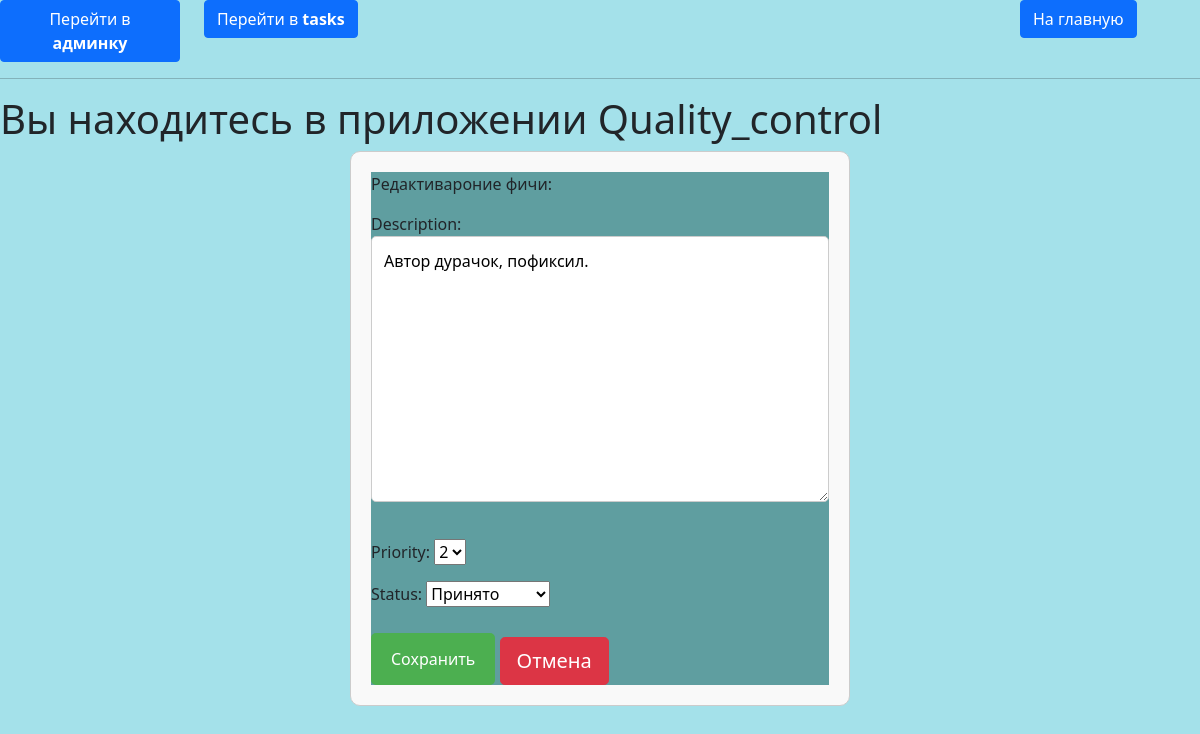
Before: /control/feature/edit/1/ with the older database file.
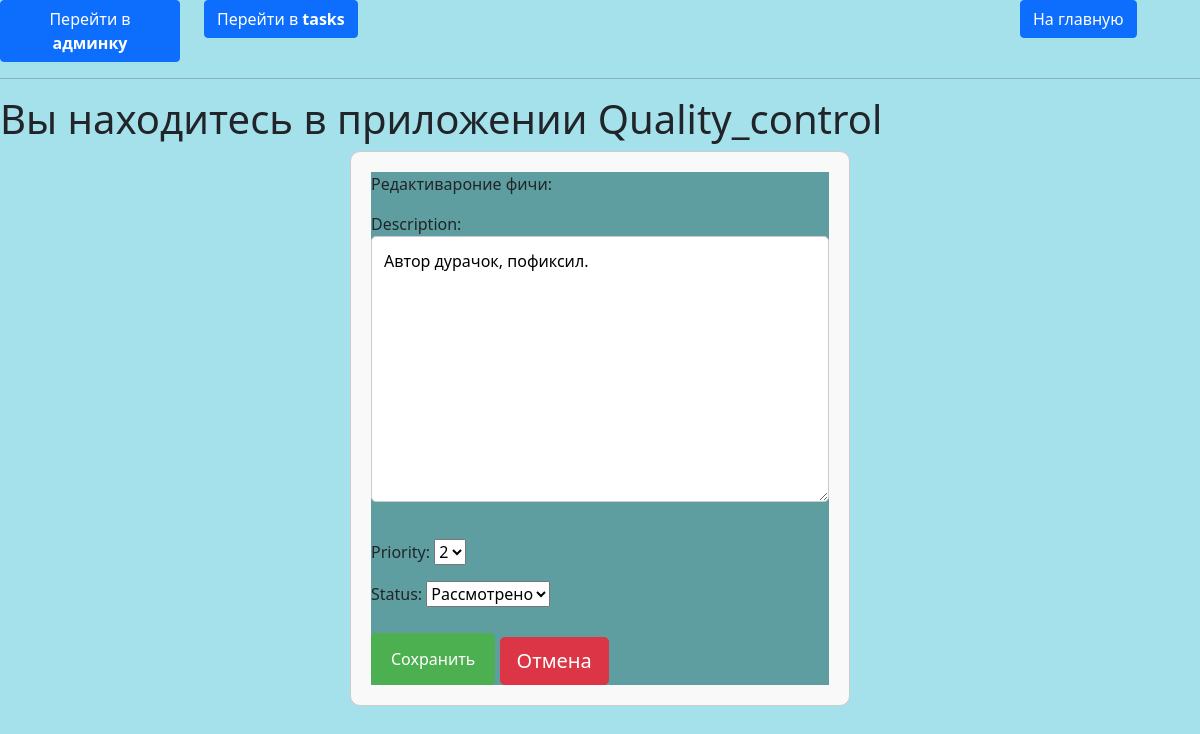
After: the same page with the newer database file.
### quality_control/models.py (models this page shows, shortened)
class BaseReport(models.Model):
    title = models.CharField(max_length=100)
    description = models.TextField(null=True, blank=True)
    profile = models.ForeignKey(Profile, on_delete=models.CASCADE)
    task = models.ForeignKey(Task, on_delete=models.CASCADE)
    priority = models.PositiveIntegerField(choices=[(i, i) for i in range(6)], default=0)
    created_at = models.DateTimeField(auto_now_add=True)
    updated_at = models.DateTimeField(auto_now=True)
    class Meta:
        abstract = True

class FeatureReport(BaseReport):
    STATUS_CHOICES = [('Reviewed', 'Рассмотрено'), ('Accepted', 'Принято'), ('Rejected', 'Отклонено')]
    status = models.CharField(max_length=20, choices=STATUS_CHOICES, default='Reviewed')
    class Meta:
        verbose_name = 'Фича-репорт'
        verbose_name_plural = 'Фича-репорты'

### quality_control/views.py (the view)
# urls.py: path('feature/edit/<slug:feature_pk>/', control.feature_update, name='feature-edit'),
def feature_update(request, feature_pk):
    feature = get_object_or_404(FeatureReport, pk=feature_pk)
    form = FeatureReportFormForEdit(request.POST or None, instance=feature)
    if form.is_valid():
        form.save()
        return redirect('features-read')
    return render(request, 'quality_control/feature-edit.html', {'form': form})

### quality_control/forms.py
class FeatureReportFormForEdit(forms.ModelForm):
    class Meta:
        model = FeatureReport
        fields = ['description', 'priority', 'status']

### quality_control/templates/quality_control/feature-edit.html (shortened to what this page needs)
{% extends "quality_control/base.html" %}
{% load static %}
{% block content %}
<link rel="stylesheet" href="{% static 'tasks/css/forms.css' %}" type="text/css" media="all">
<div class="container">
    <form action="" method="post">
      <p>Редактивароние фичи: {{feature.title}}</p>
      {{ form.as_p }}
      <button type="submit">Сохранить</button>
      <button class="btn btn-danger btn-lg text-right" href="{% url 'features-read' %}">Отмена</button>
    </form>
</div>
{% endblock %}

Changed rows visible on the page:
changed FeatureReport "Автор дурачок, пофиксил.": status "Принято" → "Рассмотрено"
